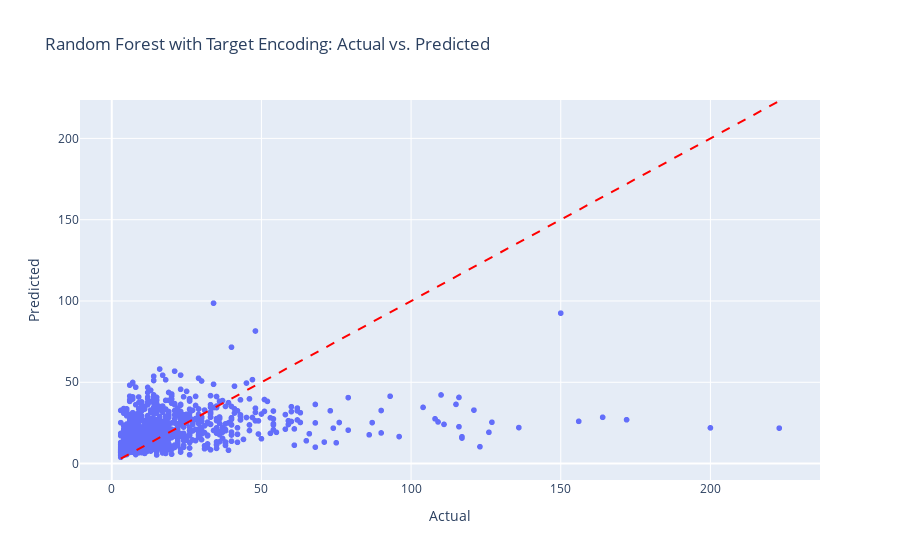

The cell this chart's notebook holds for it:
### Markdown cell above
## RandomForestRegression

### Code cell
model_rf = RandomForestRegressor(n_estimators=200, max_depth=50, random_state=42)
model_rf.fit(X_train_imputed, y_train)

# Evaluate the model on validation data
y_val_pred_rf = model_rf.predict(X_val_imputed)
rmse_val_rf = (root_mean_squared_error(y_val, y_val_pred_rf))
print(f"RMSE on Validation Set (RandomForest): {rmse_val_rf:.3f}")
plot_actual_vs_pred(y_val, y_val_pred_rf, "Random Forest with Target Encoding")

### Figure 1 — Plotly figure (JSON) as saved in the notebook; plotly's stock layout.template omitted (floating-point values rounded to 4 significant figures; data arrays with more than 128 entries replaced by an {"elided": "..."} marker saying what was removed)
{"data": [{"hovertemplate": "Actual=%{x}<br>Predicted=%{y}<extra></extra>", "legendgroup": "", "marker": {"color": "#636efa", "symbol": "circle"}, "mode": "markers", "name": "", "showlegend": false, "type": "scattergl", "x": {"elided": "1160 int values"}, "xaxis": "x", "y": {"elided": "1160 float values"}, "yaxis": "y"}], "layout": {"legend": {"tracegroupgap": 0}, "shapes": [{"line": {"color": "Red", "dash": "dash"}, "type": "line", "x0": 3, "x1": 223, "y0": 3, "y1": 223}], "title": {"text": "Random Forest with Target Encoding: Actual vs. Predicted"}, "xaxis": {"anchor": "y", "domain": [0, 1], "title": {"text": "Actual"}}, "yaxis": {"anchor": "x", "domain": [0, 1], "title": {"text": "Predicted"}}}}
